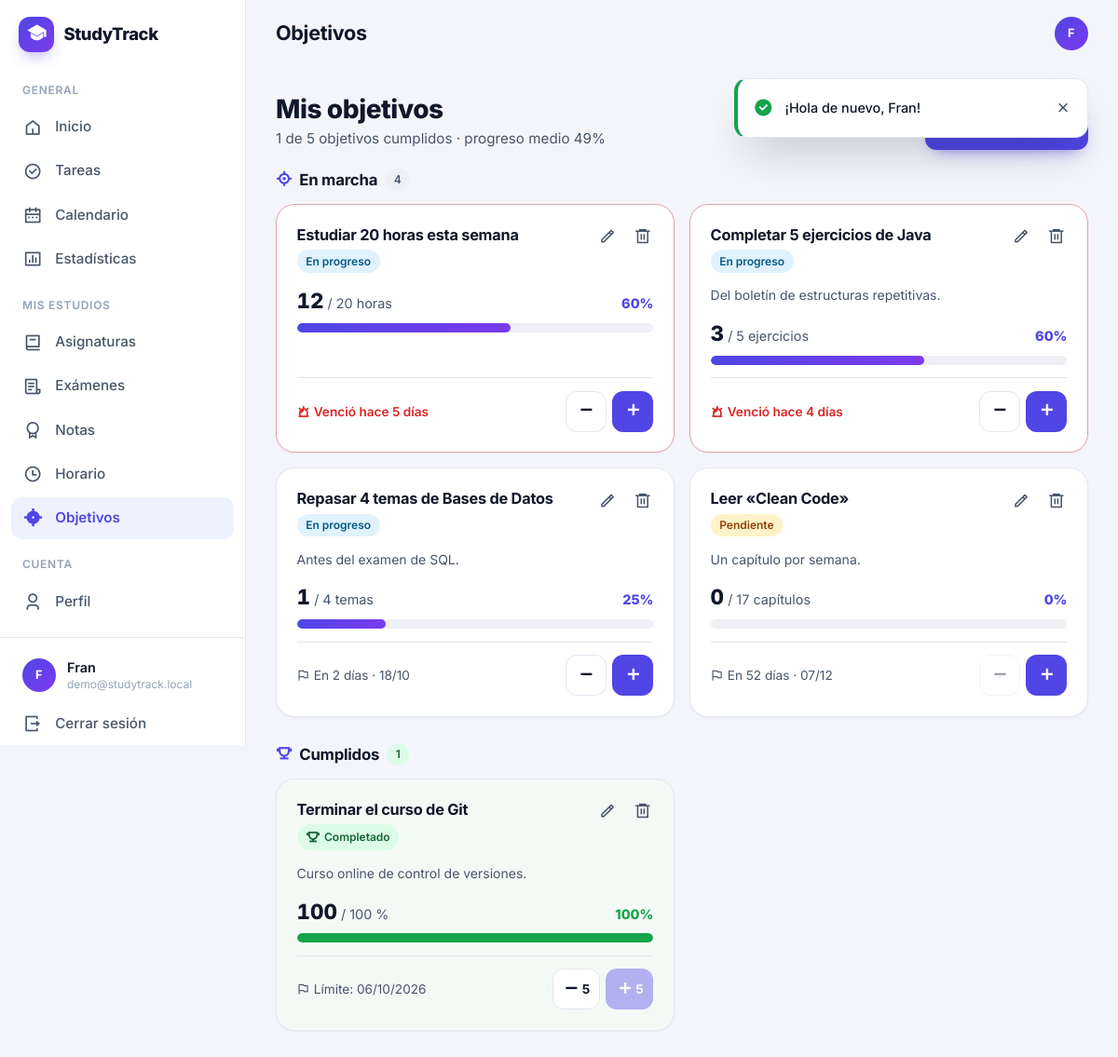
/goals.php (signed in), run on the app's committed database.
### tables this page shows
CREATE TABLE usuarios (
  id              INT UNSIGNED     NOT NULL AUTO_INCREMENT,
  nombre          VARCHAR(100)     NOT NULL,
  email           VARCHAR(150)     NOT NULL,
  password_hash   VARCHAR(255)     NOT NULL COMMENT 'Generado con password_hash()',
  curso           VARCHAR(100)     NULL     COMMENT 'Ej.: 1º DAW',
  centro          VARCHAR(150)     NULL     COMMENT 'Centro educativo',
  tema            ENUM('sistema','claro','oscuro') NOT NULL DEFAULT 'sistema',
  fecha_registro  DATETIME         NOT NULL DEFAULT CURRENT_TIMESTAMP,
  ultimo_acceso   DATETIME         NULL,
  PRIMARY KEY (id),
  UNIQUE KEY uk_usuarios_email (email)
);

CREATE TABLE objetivos (
  id              INT UNSIGNED     NOT NULL AUTO_INCREMENT,
  usuario_id      INT UNSIGNED     NOT NULL,
  titulo          VARCHAR(150)     NOT NULL,
  descripcion     TEXT             NULL,
  fecha_limite    DATE             NULL,
  valor_actual    INT UNSIGNED     NOT NULL DEFAULT 0,
  valor_meta      INT UNSIGNED     NOT NULL DEFAULT 100,
  unidad          VARCHAR(30)      NULL COMMENT 'Ej.: ejercicios, temas, horas, %',
  estado          ENUM('pendiente','en_progreso','completado') NOT NULL DEFAULT 'pendiente',
  fecha_creacion  DATETIME         NOT NULL DEFAULT CURRENT_TIMESTAMP,
  PRIMARY KEY (id),
  KEY idx_objetivos_usuario_estado (usuario_id, estado),
  CONSTRAINT chk_objetivos_meta     CHECK (valor_meta > 0),
  CONSTRAINT chk_objetivos_progreso CHECK (valor_actual <= valor_meta),
  CONSTRAINT fk_objetivos_usuario
    FOREIGN KEY (usuario_id) REFERENCES usuarios (id)
    ON DELETE CASCADE
);

### views/partials/goal_card.php (the view, shortened to what the rows shown need)
<?php
$statusBadge = ['pendiente' => 'warning', 'en_progreso' => 'info', 'completado' => 'success'];
$id          = (int) $goal['id'];
$current     = (int) $goal['valor_actual'];
$target      = (int) $goal['valor_meta'];
$percent     = goal_percent($goal);
$step        = goal_step($target);
$unit        = (string) $goal['unidad'];
$isDone      = $goal['estado'] === 'completado';
$due         = $goal['fecha_limite'];
$isOverdue   = !$isDone && $due !== null && $due < $today;
$stepText    = $step . ($unit !== '' ? " ({$unit})" : '');
?>
<article class="card goal-card<?= $isDone ? ' is-complete' : '' ?><?= $isOverdue ? ' is-overdue' : '' ?>"
         id="objetivo-<?= $id ?>" aria-labelledby="goal-<?= $id ?>-title">
  <header class="goal-card__header">
    <div class="goal-card__heading">
      <h4 class="goal-card__title" id="goal-<?= $id ?>-title"><?= e($goal['titulo']) ?></h4>
      <span class="badge badge--<?= $statusBadge[$goal['estado']] ?>">
        <?php if ($isDone): ?><i class="ri-trophy-line" aria-hidden="true"></i><?php endif; ?>
        <?= e(GOAL_STATUSES[$goal['estado']]) ?>
      </span>
    </div>
    <div class="goal-card__actions">
      <a href="goals.php?action=edit&amp;id=<?= $id ?>" class="icon-btn icon-btn--sm"
         aria-label="Editar <?= e($goal['titulo']) ?>" title="Editar">
        <i class="ri-pencil-line" aria-hidden="true"></i>
      </a>
      <?php partial('delete', [
          'action'   => 'goals.php',
          'id'       => $id,
          'label'    => 'Eliminar ' . $goal['titulo'],
          'question' => '¿Eliminar el objetivo «' . $goal['titulo'] . '»?',
      ]); ?>
    </div>
  </header>
  <?php if ($goal['descripcion']): ?>
    <p class="goal-card__desc"><?= e(truncate($goal['descripcion'], 140)) ?></p>
  <?php endif; ?>
  <div class="goal-card__progress">
    <div class="goal-card__numbers">
      <span><strong><?= $current ?></strong> / <?= $target ?><?= $unit !== '' ? ' ' . e($unit) : '' ?></span>
      <span class="goal-card__percent"><?= $percent ?>%</span>
    </div>
    <div class="progress" role="progressbar" aria-label="Progreso de <?= e($goal['titulo']) ?>"
         aria-valuemin="0" aria-valuemax="<?= $target ?>" aria-valuenow="<?= $current ?>"
         aria-valuetext="<?= $current ?> de <?= $target ?><?= $unit !== '' ? ' ' . e($unit) : '' ?> (<?= $percent ?> %)">
      <div class="progress__bar<?= $isDone ? ' progress__bar--success' : '' ?>" style="--value: <?= $percent ?>%"></div>
    </div>
  </div>
  <footer class="goal-card__footer">
    <?php if ($due !== null): ?>
      <span class="task__date<?= $isOverdue ? ' is-late' : '' ?>" title="<?= e(ucfirst(format_long_date($due, true))) ?>">
        <i class="<?= $isOverdue ? 'ri-alarm-warning-line' : 'ri-flag-line' ?>" aria-hidden="true"></i>
        <?php if ($isDone): ?>
          Límite: <?= e(format_date($due)) ?>
        <?php elseif ($isOverdue): ?>
          Venció <?= e(str_lower(relative_day($due))) ?>
        <?php else: ?>
          <?= e(relative_day($due)) ?> · <?= e(format_date($due, 'd/m')) ?>
        <?php endif; ?>
      </span>
    <?php else: ?>
      <span class="task__date text-soft"><i class="ri-flag-line" aria-hidden="true"></i> Sin fecha límite</span>
    <?php endif; ?>
    <div class="stepper" role="group" aria-label="Cambiar el progreso de <?= e($goal['titulo']) ?>">
      <?php foreach ([-1 => ['ri-subtract-line', 'Restar'], 1 => ['ri-add-line', 'Sumar']] as $direction => [$icon, $verb]): ?>
        <?php $disabled = $direction === -1 ? $current <= 0 : $current >= $target; ?>
        <form method="post" action="goals.php" class="inline-form" data-loading>
          <button type="submit" class="stepper__btn<?= $direction === 1 ? ' stepper__btn--plus' : '' ?>"
                  aria-label="<?= e($verb . ' ' . $stepText) ?>" title="<?= e($verb . ' ' . $stepText) ?>"
                  <?= $disabled ? 'disabled' : '' ?>>
            <i class="<?= $icon ?>" aria-hidden="true"></i><?= $step > 1 ? '<span>' . $step . '</span>' : '' ?>
          </button>
        </form>
      <?php endforeach; ?>
    </div>
  </footer>
</article>

### includes/header.php (shortened to what the rows shown need)
<?php
$pageTitle = $pageTitle ?? APP_NAME;
$theme = $currentUser['tema'] ?? 'sistema';
?>
<!DOCTYPE html>
<html lang="es" data-theme="<?= e($theme) ?>">
<head>
  <link rel="stylesheet" href="<?= asset('assets/fonts/inter.css') ?>">
  <link rel="stylesheet" href="<?= asset('assets/vendor/remixicon/remixicon.css') ?>">
  <link rel="stylesheet" href="<?= asset('css/style.css') ?>">
  <link rel="stylesheet" href="<?= asset('css/responsive.css') ?>">
</head>
<body class="layout-<?= e($layout) ?>">
<?php if ($layout === 'app'): ?>
<div class="app">
  <?php require __DIR__ . '/navbar.php'; ?>
  <div class="app__main">
    <header class="topbar">
      <h1 class="topbar__title"><?= e($pageTitle) ?></h1>
      <div class="topbar__actions">
        <a href="profile.php" class="avatar avatar--sm" title="Mi perfil" aria-label="Mi perfil">
          <?= e(initials($currentUser['nombre'] ?? '')) ?>
        </a>
      </div>
    </header>
    <main class="content" id="main">
<?php endif; ?>

### includes/navbar.php (shortened to what the rows shown need)
<?php
$navSections = [
    'General' => [
        'dashboard'  => ['Inicio', 'ri-home-5'],
        'tasks'      => ['Tareas', 'ri-checkbox-circle'],
        'calendar'   => ['Calendario', 'ri-calendar-2'],
        'statistics' => ['Estadísticas', 'ri-bar-chart-box'],
    ],
    'Mis estudios' => [
        'subjects' => ['Asignaturas', 'ri-book-2'],
        'exams'    => ['Exámenes', 'ri-file-list-3'],
        'grades'   => ['Notas', 'ri-award'],
        'schedule' => ['Horario', 'ri-time'],
        'goals'    => ['Objetivos', 'ri-focus-3'],
    ],
    'Cuenta' => [
        'profile' => ['Perfil', 'ri-user-3'],
    ],
];
$bottomNav = ['dashboard', 'tasks', 'calendar', 'statistics'];
$activePage = current_page();
$navItems   = array_merge(...array_values($navSections));
?>
<aside class="sidebar" id="sidebar" aria-label="Menú principal">
  <div class="sidebar__header">
    <a href="dashboard.php" class="brand">
      <span class="brand__mark"><i class="ri-graduation-cap-fill" aria-hidden="true"></i></span>
      <span><?= e(APP_NAME) ?></span>
    </a>
  </div>
  <nav class="sidebar__nav">
    <?php foreach ($navSections as $sectionName => $items): ?>
      <p class="sidebar__section"><?= e($sectionName) ?></p>
      <?php foreach ($items as $page => [$label, $icon]): ?>
        <?php $isActive = $page === $activePage; ?>
        <a href="<?= e($page) ?>.php"
           class="sidebar__link<?= $isActive ? ' is-active' : '' ?>"
           <?= $isActive ? 'aria-current="page"' : '' ?>>
          <i class="<?= e($icon . ($isActive ? '-fill' : '-line')) ?>" aria-hidden="true"></i>
          <span><?= e($label) ?></span>
        </a>
      <?php endforeach; ?>
    <?php endforeach; ?>
  </nav>
  <div class="sidebar__footer">
    <a href="profile.php" class="sidebar__user">
      <span class="avatar avatar--sm"><?= e(initials($currentUser['nombre'] ?? '')) ?></span>
      <span class="sidebar__user-info">
        <span class="sidebar__user-name"><?= e($currentUser['nombre'] ?? '') ?></span>
        <span class="sidebar__user-email"><?= e($currentUser['email'] ?? '') ?></span>
      </span>
    </a>
    <form method="post" action="logout.php">
      <button type="submit" class="sidebar__link sidebar__logout">
        <i class="ri-logout-box-r-line" aria-hidden="true"></i>
        <span>Cerrar sesión</span>
      </button>
    </form>
  </div>
</aside>
  <?php foreach ($bottomNav as $page): ?>
    <?php [$label, $icon] = $navItems[$page]; ?>
  <?php endforeach; ?>

### views/goals/index.php (shortened to what the rows shown need)
<header class="page-header">
  <div>
    <h2 class="page-header__title">Mis objetivos</h2>
  </div>
</header>
<?php if ($summary['total'] === 0): ?>
  <section class="card">
    <?php partial('empty', [
        'icon'        => 'ri-focus-3-line',
        'title'       => 'Aún no tienes objetivos',
        'text'        => 'Por ejemplo: «Completar 5 ejercicios de Java» o «Estudiar 20 horas esta semana».',
        'actionHref'  => 'goals.php?action=new',
        'actionLabel' => 'Crear objetivo',
    ]); ?>
  </section>
<?php else: ?>
  <section class="section" aria-labelledby="active-title">
    <?php if ($active): ?>
      <div class="goal-grid">
        <?php foreach ($active as $goal): ?>
          <?php partial('goal_card', ['goal' => $goal, 'today' => $today]); ?>
        <?php endforeach; ?>
      </div>
    <?php endif; ?>
  </section>
  <?php if ($completed): ?>
    <section class="section" aria-labelledby="completed-title">
      <div class="goal-grid">
        <?php foreach ($completed as $goal): ?>
          <?php partial('goal_card', ['goal' => $goal, 'today' => $today]); ?>
        <?php endforeach; ?>
      </div>
    </section>
  <?php endif; ?>
<?php endif; ?>

### views/partials/delete.php (shortened to what the rows shown need)
<?php
$text = $text ?? 'Esta acción no se puede deshacer.';
?>
<form method="post" action="<?= e($action) ?>" class="inline-form"
      data-confirm="<?= e($question) ?>" data-confirm-text="<?= e($text) ?>">
  <?php if (!empty($full)): ?>
    <button type="submit" class="btn btn--danger-soft">
      <i class="ri-delete-bin-6-line" aria-hidden="true"></i> <?= e($label) ?>
    </button>
  <?php else: ?>
    <button type="submit" class="icon-btn icon-btn--sm icon-btn--danger" aria-label="<?= e($label) ?>" title="<?= e($label) ?>">
      <i class="ri-delete-bin-6-line" aria-hidden="true"></i>
    </button>
  <?php endif; ?>
</form>

### data on the page
usuarios: nombre "F", nombre "Fran", email "demo@studytrack.local"
objetivos: titulo "Estudiar 20 horas esta semana", estado "En progreso", valor_actual "12", valor_meta "20", unidad "horas", percent "60", fecha_limite "hace 5 días"
objetivos: titulo "Completar 5 ejercicios de Java", estado "En progreso", descripcion "Del boletín de estructuras repetitivas.", valor_actual "3", valor_meta "5", unidad "ejercicios", percent "60", fecha_limite "hace 4 días"
objetivos: titulo "Repasar 4 temas de Bases de Datos", estado "En progreso", descripcion "Antes del examen de SQL.", valor_actual "1", valor_meta "4", unidad "temas", percent "25", fecha_limite "En 2 días", fecha_limite "18/10"
objetivos: titulo "Leer «Clean Code»", estado "Pendiente", descripcion "Un capítulo por semana.", valor_actual "0", valor_meta "17", unidad "capítulos", fecha_limite "En 52 días", fecha_limite "07/12"
objetivos: titulo "Terminar el curso de Git", estado "Completado", descripcion "Curso online de control de versiones.", valor_actual "100", valor_meta "100", unidad "%", fecha_limite "06/10/2026", valor_meta "5"

### other printed values
$flash['message'] "¡Hola de nuevo, Fran!"
APP_NAME "StudyTrack"
$sectionName "GENERAL"
$label "Inicio"
$label "Tareas"
$label "Calendario"
$label "Estadísticas"
$sectionName "MIS ESTUDIOS"
$label "Asignaturas"
$label "Exámenes"
$label "Notas"
$label "Horario"
$label "Objetivos"
$sectionName "CUENTA"
$label "Perfil"
